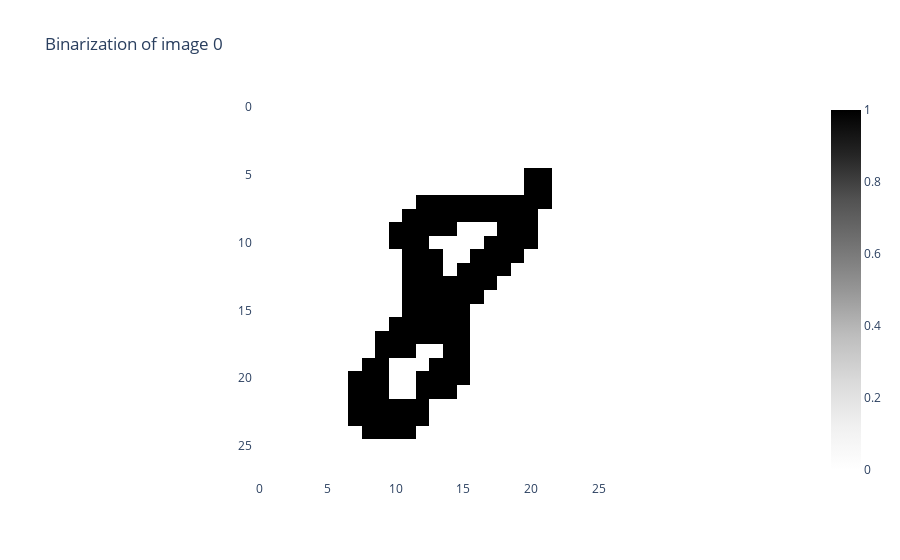

Notebook cell for this chart:
### Code cell
from gtda.images import Binarizer

im8 = np.array([img8])
binarizer = Binarizer(threshold=0.4)
im8_binarized = binarizer.fit_transform(im8)

binarizer.plot(im8_binarized)

### Figure 1 — Plotly figure (JSON) as saved in the notebook; plotly's stock layout.template omitted (floating-point values rounded to 4 significant figures; data arrays with more than 128 entries replaced by an {"elided": "..."} marker saying what was removed)
{"data": [{"colorscale": [[0, "rgb(255,255,255)"], [0.125, "rgb(240,240,240)"], [0.25, "rgb(217,217,217)"], [0.375, "rgb(189,189,189)"], [0.5, "rgb(150,150,150)"], [0.625, "rgb(115,115,115)"], [0.75, "rgb(82,82,82)"], [0.875, "rgb(37,37,37)"], [1, "rgb(0,0,0)"]], "type": "heatmap", "z": {"elided": "28x28 int values"}}], "layout": {"plot_bgcolor": "white", "title": {"text": "Binarization of image 0"}, "xaxis": {"constrain": "domain", "scaleanchor": "y"}, "yaxis": {"autorange": "reversed", "constrain": "domain"}}}
